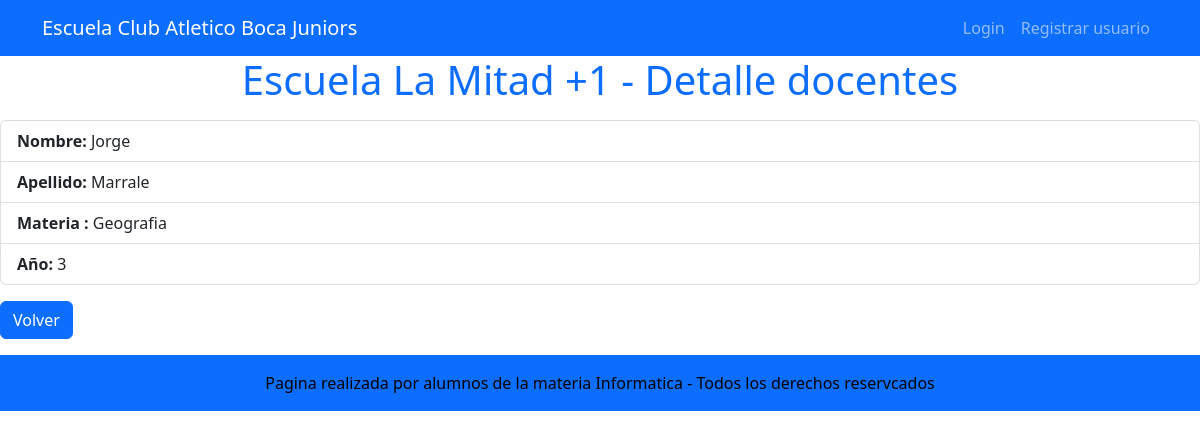
Screenshot of /docente/detalle_docentes/7 with the database file from the repository.
### docente/models.py (models this page shows, shortened)
class Docente(models.Model):
    nombre = models.CharField(max_length=150)
    apellido = models.CharField(max_length=150)
    materia = models.CharField(max_length=100, null=True, unique=False)
    año = models.IntegerField(null=True, unique=False)

### docente/views.py (the view)
# urls.py: path("detalle_docentes/<int:pk>", detalle_docentes, name="detalle_docentes"),
def detalle_docentes(request, pk: int):
    consulta = Docente.objects.get(id=pk)
    contexto = {"docentes": consulta}
    return render (request, "docente/detalle_docente.html", contexto)

### docente/templates/docente/detalle_docente.html (shortened to what this page needs)
{% extends 'core/base.html' %}
{% block titulo_aplicacion %}
    Escuela La Mitad +1 - Detalle docentes
{% endblock titulo_aplicacion %}
{% block contenido %}
    <ul class="list-group my-3">
        <li class="list-group-item"><strong>Nombre: </strong> {{ docentes.nombre }} </li>
        <li class="list-group-item"><strong>Apellido:</strong> {{ docentes.apellido }}</li>
        <li class="list-group-item"><strong>Materia : </strong> {{docentes.materia}}</li>
        <li class="list-group-item"><strong>Año: </strong> {{docentes.año}}</li>
    </ul>
    <div class="my-3">
        <a href="{% url 'docente:listado_docentes' %}" class="btn btn-primary">Volver</a>
    </div>
{% endblock contenido %}

### rows the page displays
Docente: nombre "Jorge", apellido "Marrale", materia "Geografia", año "3"
